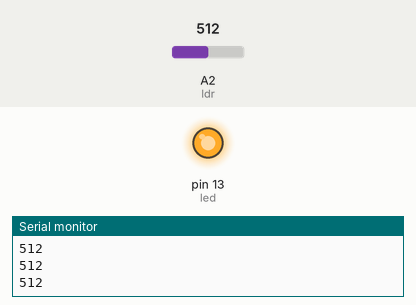
This sketch was run on a simulated Arduino Uno, built with avr-gcc and run on an emulated ATmega328P. Shown: output pins drawn as LEDs (lit = HIGH), the last lines printed to the serial monitor. Inputs (shaded band) come from the test bench; at power-on: A2 (ldr) = 512.

Above: at 1.2 s.
1.3 s: A2 (ldr) set to 487
At 1.8 s:
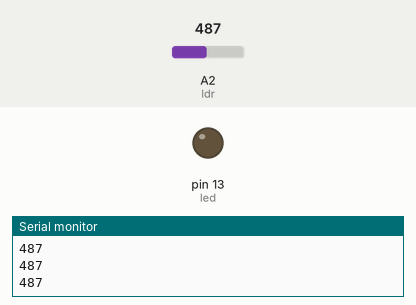
2.8 s: A2 (ldr) set to 510
At 4.0 s:
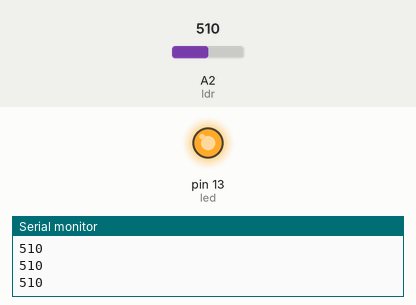
4.3 s: A2 (ldr) set to 490
At 5.3 s:
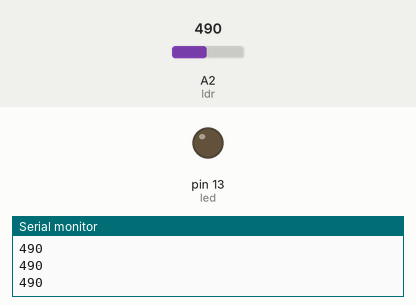
Timing chart, 0 to 7.3 s (numbered marks = the images above; inputs shaded):
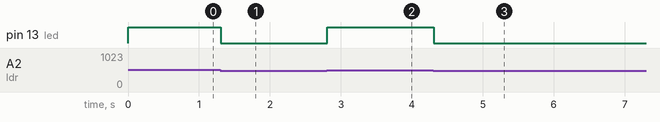

Measured:
- the behaviour switches between 501 and 500 on A2 (ldr) (found by bisection; images 0 and 1)
- after the input at 1.3 s, pin 13 (led): HIGH → LOW at once
- after the input at 2.8 s, pin 13 (led): LOW → HIGH at once
- after the input at 4.3 s, pin 13 (led): HIGH → LOW at once

The sketch:

work1.ino
```cpp
#define ldr A2
#define led 13

void setup() {
  // put your setup code here, to run once:
  Serial.begin(9600);
  pinMode(ldr, INPUT);
  pinMode(led, OUTPUT);

}

void loop() {
  // put your main code here, to run repeatedly:
  int ldr_ana = analogRead(ldr);
  Serial.println(ldr_ana);
  if(ldr_ana > 500){
    digitalWrite(led,HIGH);
  }else {
    digitalWrite(led,LOW);
  }


}
```
